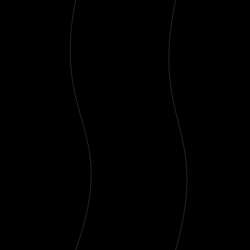
Frame 1 (no input)
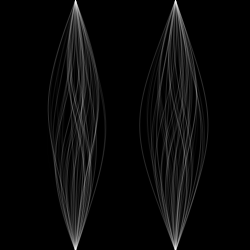
Frame 60 (the mouse pressed at the canvas centre just before this capture)
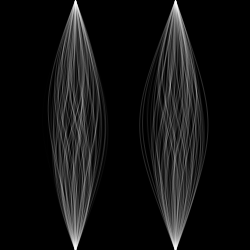
Frame 120 (the mouse held since frame 60 and released just before this capture)

The Processing sketch that drew these frames (run headless with seeded random() and noise(); from frame 60 on, the mouse is pressed at the canvas centre):

// Processing sketch: processing_19709
// ── processing_19709.pde

void setup(){
  size(250, 250);
  smooth();
  background(0);
}

void draw(){
  stroke(255, random(50));
  noFill();
  bezier(75, 0, random(25, 125), 125, random(25, 125), 125, 75, 250);
  bezier(175, 0, random(125, 225), 125, random(125, 225), 125, 175, 250);
}

// wider, overlap
